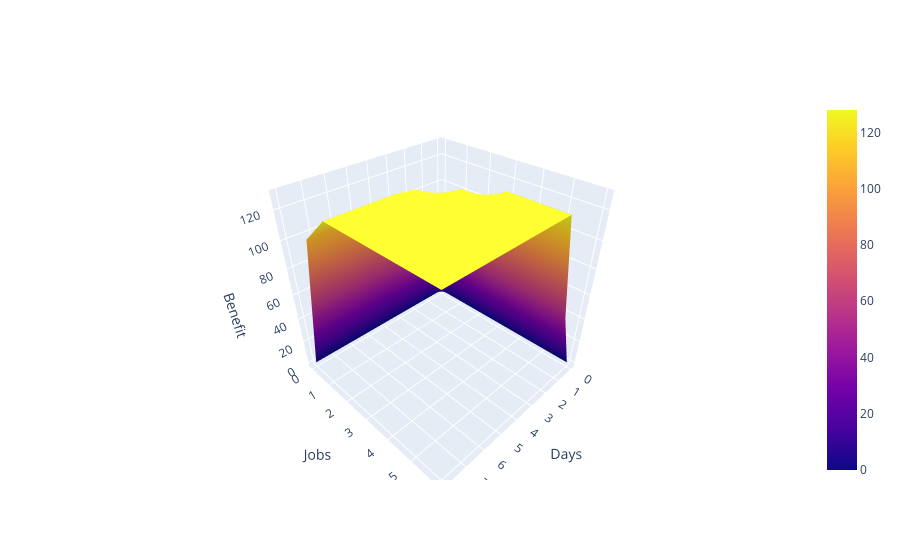

Here is the notebook cell this chart was saved with:
### Code cell
Z = np.array(points[:,2]).reshape(horizon+1,n_jobs+1)

X=np.linspace(horizon,0,horizon +1)
Y = np.linspace(n_jobs,0,n_jobs +1)
X, Y = np.meshgrid(X,Y)

print(X)
print(Y)
print(Z)


fig = go.Figure(data=[go.Surface(x=X, y=Y, z=Z.T)])
fig.update_layout(scene=dict(xaxis_title="Days", yaxis_title="Jobs", zaxis_title="Benefit"))
fig.show()

### Figure 1 — Plotly figure (JSON) as saved in the notebook; plotly's stock layout.template omitted (floating-point values rounded to 4 significant figures)
{"data": [{"type": "surface", "x": [[8, 7, 6, 5, 4, 3, 2, 1, 0], [8, 7, 6, 5, 4, 3, 2, 1, 0], [8, 7, 6, 5, 4, 3, 2, 1, 0], [8, 7, 6, 5, 4, 3, 2, 1, 0], [8, 7, 6, 5, 4, 3, 2, 1, 0], [8, 7, 6, 5, 4, 3, 2, 1, 0], [8, 7, 6, 5, 4, 3, 2, 1, 0]], "y": [[6, 6, 6, 6, 6, 6, 6, 6, 6], [5, 5, 5, 5, 5, 5, 5, 5, 5], [4, 4, 4, 4, 4, 4, 4, 4, 4], [3, 3, 3, 3, 3, 3, 3, 3, 3], [2, 2, 2, 2, 2, 2, 2, 2, 2], [1, 1, 1, 1, 1, 1, 1, 1, 1], [0, 0, 0, 0, 0, 0, 0, 0, 0]], "z": [[128, 128, 128, 128, 128, 128, 128, 50, 0], [128, 128, 128, 128, 128, 128, 128, 50, 0], [128, 128, 128, 128, 128, 128, 128, 50, 0], [128, 128, 128, 128, 128, 128, 117, 50, 0], [128, 128, 128, 128, 126, 117, 102, 50, 0], [109, 109, 102, 102, 91, 76, 65, 50, 0], [0, 0, 0, 0, 0, 0, 0, 0, 0]]}], "layout": {"scene": {"xaxis": {"title": {"text": "Days"}}, "yaxis": {"title": {"text": "Jobs"}}, "zaxis": {"title": {"text": "Benefit"}}}}}
